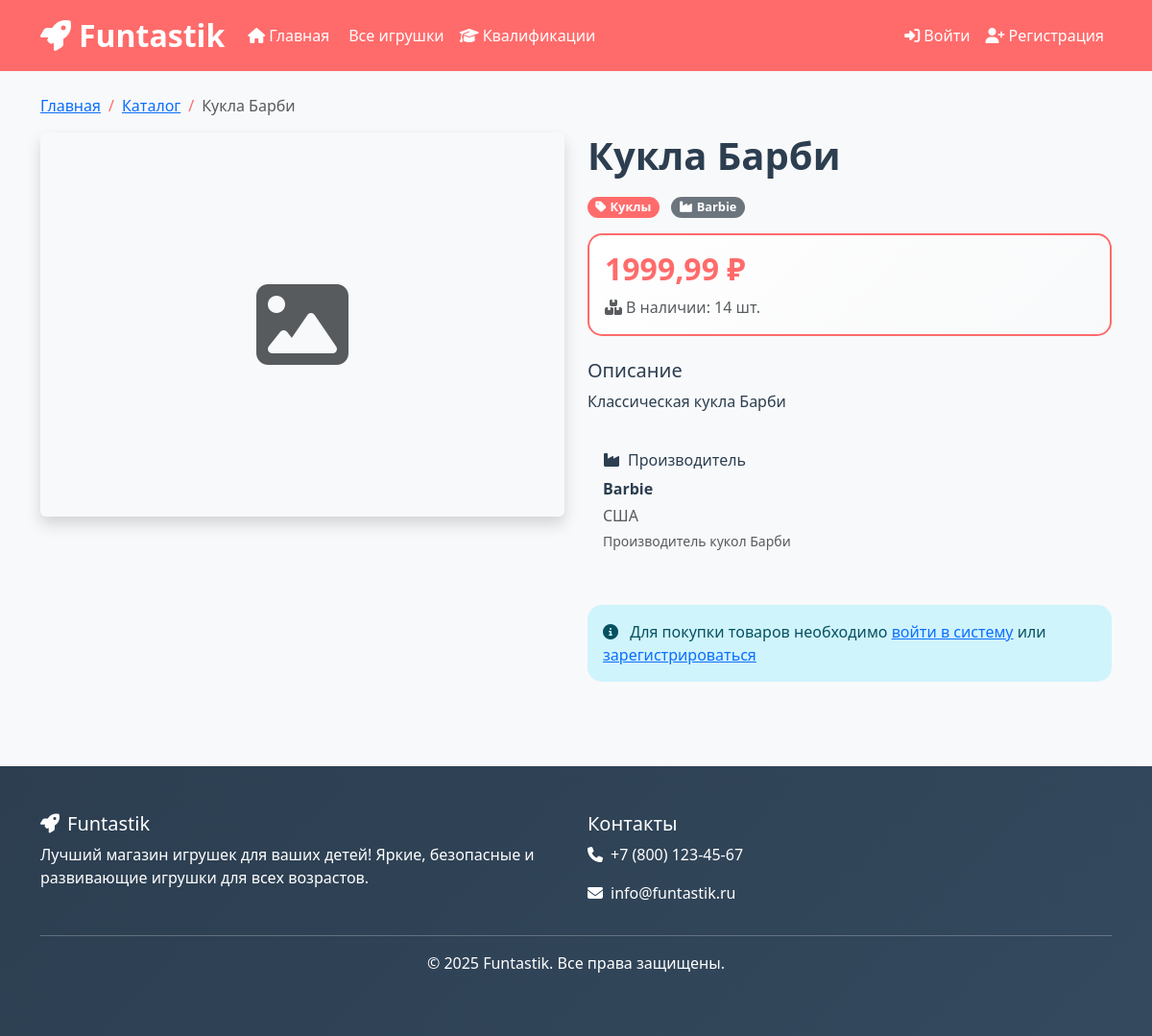
The app's page /catalog/2/ with its own data.
### store/models.py (models this page shows, shortened)
class Product(models.Model):
    название = models.CharField(max_length=200, verbose_name="Название товара")
    описание = models.TextField(verbose_name="Описание товара")
    фото_товара = models.ImageField(upload_to='products/', verbose_name="Фото товара", blank=True, null=True)
    цена = models.DecimalField(max_digits=10, decimal_places=2, verbose_name="Цена")
    количество_на_складе = models.IntegerField(verbose_name="Количество на складе")
    категория = models.ForeignKey(Category, on_delete=models.CASCADE, verbose_name="Категория")
    производитель = models.ForeignKey(Manufacturer, on_delete=models.CASCADE, verbose_name="Производитель")
    создан = models.DateTimeField(auto_now_add=True, verbose_name="Дата создания")
    обновлен = models.DateTimeField(auto_now=True, verbose_name="Дата обновления")
    class Meta:
        verbose_name = "Товар"
        verbose_name_plural = "Товары"
        ordering = ['-создан']

class Category(models.Model):
    название = models.CharField(max_length=100, verbose_name="Название категории")
    описание = models.TextField(blank=True, null=True, verbose_name="Описание")
    class Meta:
        verbose_name = "Категория товара"
        verbose_name_plural = "Категории товаров"

class Manufacturer(models.Model):
    название = models.CharField(max_length=100, verbose_name="Название производителя")
    страна = models.CharField(max_length=100, verbose_name="Страна")
    описание = models.TextField(blank=True, null=True, verbose_name="Описание")
    class Meta:
        verbose_name = "Производитель"
        verbose_name_plural = "Производители"

### store/views.py (the view)
# urls.py: path('catalog/<int:product_id>/', views.product_detail, name='product_detail'),
def product_detail(request, product_id):
    product = get_object_or_404(Product, id=product_id)
    related_products = Product.objects.filter(
        категория=product.категория,
        количество_на_складе__gt=0
    ).exclude(id=product.id)[:4]
    return render(request, 'store/product_detail.html', {
        'product': product,
        'related_products': related_products,
    })

### templates/store/product_detail.html (shortened to what this page needs)
{% extends 'base.html' %}
{% load static %}
{% block content %}
<div class="container py-4">
    <nav aria-label="breadcrumb">
        <ol class="breadcrumb">
            <li class="breadcrumb-item"><a href="{% url 'index' %}">Главная</a></li>
            <li class="breadcrumb-item"><a href="{% url 'product_list' %}">Каталог</a></li>
            <li class="breadcrumb-item active">{{ product.название }}</li>
        </ol>
    </nav>
    <div class="row">
        <div class="col-lg-6 mb-4">
            {% if product.фото_товара %}
                <img src="{{ product.фото_товара.url }}" class="img-fluid rounded shadow" alt="{{ product.название }}">
            {% else %}
                <div class="bg-light rounded d-flex align-items-center justify-content-center shadow" style="height: 400px;">
                    <i class="fas fa-image text-muted" style="font-size: 6rem;"></i>
                </div>
            {% endif %}
        </div>
        <div class="col-lg-6">
            <h1 class="fw-bold mb-3">{{ product.название }}</h1>
            <div class="mb-3">
                <span class="badge bg-primary me-2">
                    <i class="fas fa-tag me-1"></i>{{ product.категория.название }}
                </span>
                <span class="badge bg-secondary">
                    <i class="fas fa-industry me-1"></i>{{ product.производитель.название }}
                </span>
            </div>
            <div class="price-section mb-4">
                <h2 class="text-primary fw-bold">{{ product.цена }} ₽</h2>
                <p class="text-muted mb-0">
                    <i class="fas fa-boxes me-1"></i>В наличии: {{ product.количество_на_складе }} шт.
                </p>
            </div>
            <div class="description mb-4">
                <h5>Описание</h5>
                <p>{{ product.описание }}</p>
            </div>
            <div class="manufacturer-info mb-4 p-3 bg-light rounded">
                <h6><i class="fas fa-industry me-2"></i>Производитель</h6>
                <p class="mb-1"><strong>{{ product.производитель.название }}</strong></p>
                <p class="mb-1 text-muted">{{ product.производитель.страна }}</p>
                {% if product.производитель.описание %}
                    <p class="small text-muted">{{ product.производитель.описание }}</p>
                {% endif %}
            </div>
            {% if user.is_authenticated %}
                {% if product.количество_на_складе > 0 %}
                    <form method="post" action="{% url 'add_to_cart' product.id %}" class="add-to-cart-form">
                        {% csrf_token %}
                        <input type="hidden" name="product_id" value="{{ product.id }}">
                        <div class="row mb-3">
                            <div class="col-md-4">
                                <label for="quantity" class="form-label">Количество:</label>
                                <input type="number" class="form-control" name="quantity" id="quantity"
                                       value="1" min="1" max="{{ product.количество_на_складе }}">
                            </div>
                        </div>
                        <button type="submit" class="btn btn-primary btn-lg me-2">
                            <i class="fas fa-cart-plus me-1"></i>Добавить в корзину
                        </button>
                        <a href="{% url 'cart' %}" class="btn btn-outline-primary btn-lg">
                            <i class="fas fa-shopping-cart me-1"></i>Перейти в корзину
                        </a>
                    </form>
                {% else %}
                    <div class="alert alert-warning">
                        <i class="fas fa-exclamation-triangle me-2"></i>
                        К сожалению, этот товар временно отсутствует на складе
                    </div>
                {% endif %}
            {% else %}
                <div class="alert alert-info">
                    <i class="fas fa-info-circle me-2"></i>
                    Для покупки товаров необходимо <a href="{% url 'login' %}">войти в систему</a>
                    или <a href="{% url 'register' %}">зарегистрироваться</a>
                </div>
            {% endif %}
        </div>
    </div>
</div>
{% endblock %}

### static/css/style.css (style rules this page uses)
:root { --primary-color: #ff6b6b; --secondary-color: #4ecdc4; --accent-color: #45b7d1; --warning-color: #f9ca24; --success-color: #6c5ce7; --light-bg: #f8f9fa; --dark-text: #2c3e50; }
body { font-family: 'Segoe UI', Tahoma, Geneva, Verdana, sans-serif; background-color: var(--light-bg); color: var(--dark-text); }
.bg-primary { background-color: var(--primary-color) !important; }
.text-primary { color: var(--primary-color) !important; }
.badge { border-radius: 15px; font-size: 0.8em; }
.alert { border-radius: 15px; border: none; }
.breadcrumb { background-color: transparent; padding: 0; }
.breadcrumb-item + .breadcrumb-item::before { color: var(--primary-color); }
.price-section { background: linear-gradient(135deg, #fff 0%, #f8f9fa 100%); padding: 1rem; border-radius: 15px; border: 2px solid var(--primary-color); }

### records on screen
Product: название "Кукла Барби", категория.название "Куклы", производитель.название "Barbie", цена "1999,99", количество_на_складе "14", описание "Классическая кукла Барби", производитель.страна "США", производитель.описание "Производитель кукол Барби"
